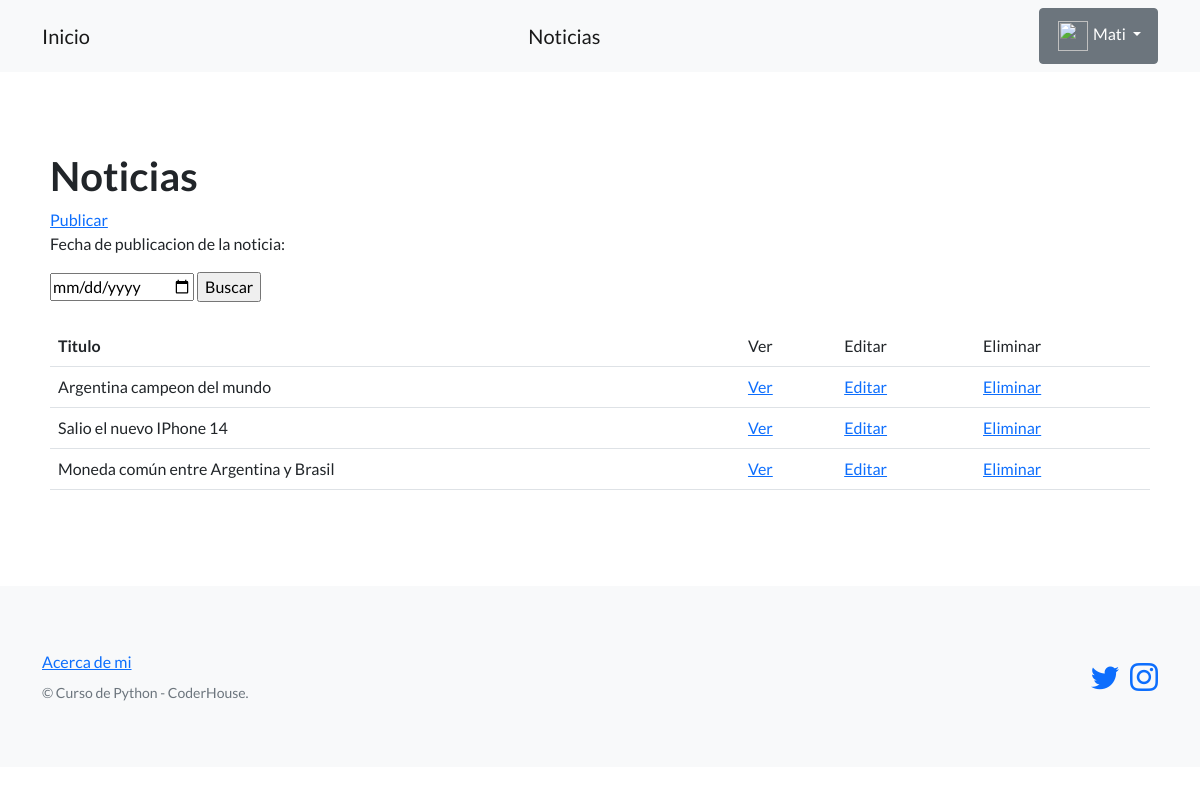
/pagina-blog/Noticias/ (signed in), run on an earlier commit of the app's database.
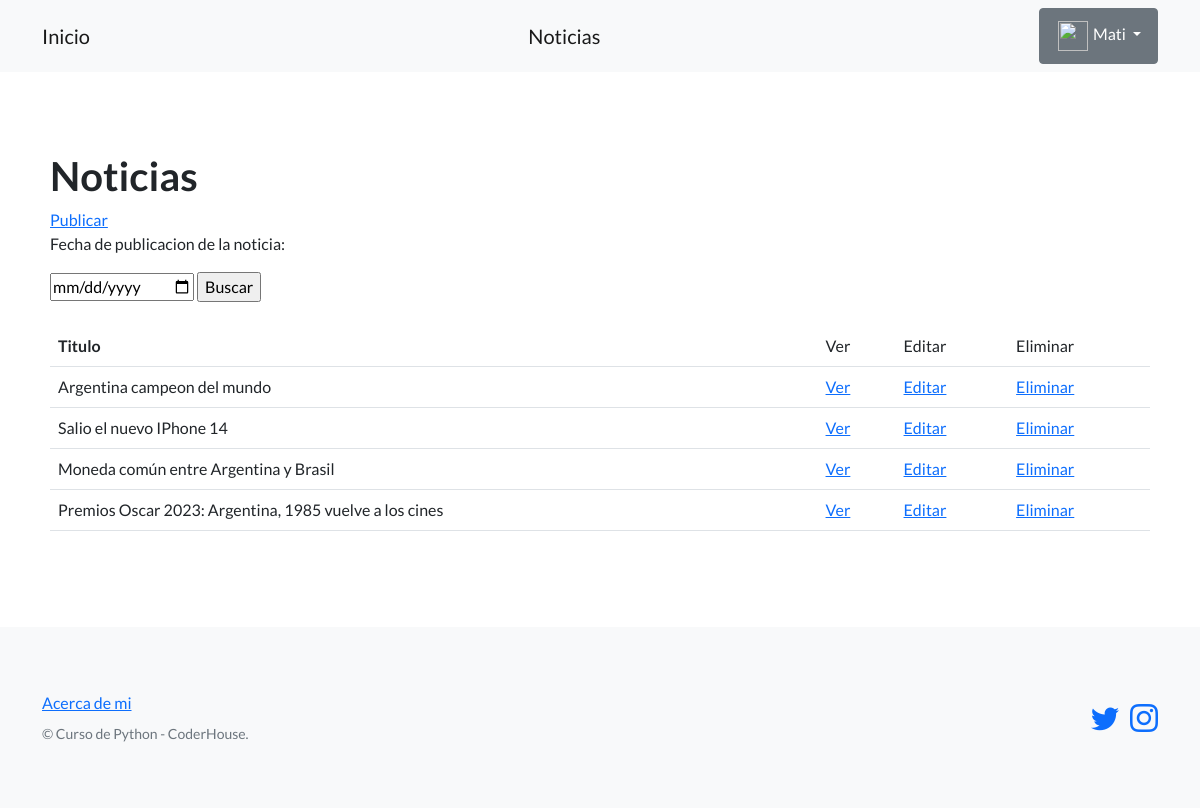
And on a later commit of the database.
### pagina_blog/models.py (models this page shows, shortened)
class Noticias(models.Model):
    titulo = models.CharField(max_length=256)
    subtitulo = models.CharField(max_length=1000)
    cuerpo = models.CharField(max_length=1000, null=True)
    fecha_publicacion = models.DateField(null=True)
    autor = models.CharField(max_length=64)

### pagina_blog/views.py (the view)
# urls.py: path('Noticias/', listar_noticias, name='listar_noticias'),
@login_required
def listar_noticias(request):
    contexto = {
        'noticias' : Noticias.objects.all()
    }
    return render(
        request = request,
        template_name = 'pagina_blog/lista_noticias.html',
        context = contexto
    )

### pagina_blog/templates/pagina_blog/lista_noticias.html (shortened to what this page needs)
{% extends "pagina_blog/base.html" %}
{% block contenido %}
<h1>Noticias</h1>
<a href="{% url 'publicar_noticias' %}">Publicar</a>
<br>
<form action="{% url 'buscar_noticias' %}" method="post">
    <p>Fecha de publicacion de la noticia:</p>
    <input type="date" name="fecha_publicacion" value='aaa-mm-dd'>
    <input type="submit" value="Buscar">
</form>
<br>
<table class="table">
    <tbody>
        <tr>
            <th>Titulo</th>
            <td>Ver</td>
            <td>Editar</td>
            <td>Eliminar</td>
        </tr>
        {% for noticia in noticias %}
        <tr>
            <td>{{ noticia.titulo }}</td>
            <td>
                <a href="{% url 'ver_noticia' noticia.id %}">Ver</a>
            </td>
            <td>
                <a href="{% url 'editar_noticia' noticia.id%}">Editar</a>
            </td>
            <td>
                <a href="{% url 'eliminar_noticia' noticia.id%}">Eliminar</a>
            </td>
        </tr>
        {% endfor %}
    </tbody>
</table>
{% endblock contenido %}

### pagina_blog/templates/pagina_blog/base.html (shortened to what this page needs)
{% load static %}
<!DOCTYPE html>
<html lang="en">
    <head>
        <link href="https://cdn.jsdelivr.net/npm/bootstrap-icons@1.5.0/font/bootstrap-icons.css" rel="stylesheet" type="text/css" />
        <link href="{% static 'css/styles.css' %}" rel="stylesheet" />
    </head>
    <body>
        <nav class="navbar navbar-light bg-light static-top">
            <div class="container">
                <a class="navbar-brand" href="{% url 'inicio' %}">Inicio</a>
                <a class="navbar-brand" href="{% url 'listar_noticias' %}">Noticias</a>
                {% if user.is_authenticated %}
                <div class="dropdown">
                    <button class="btn btn-secondary dropdown-toggle" type="button" data-bs-toggle="dropdown" aria-expanded="false">
                      <img src="{{ user.avatar.imagen.url }}" width="30" height="30" hspace="2"/>
                      <span>{{ user.username }}</span>
                    </button>
                  </div>
                {% else %}
                <a class="btn btn-secondary" href="{% url 'registro' %}">Registrarse</a>
                <a class="btn btn-primary" href="{% url 'login' %}">Iniciar sesion</a>
                {% endif %}
            </div>
        </nav>
        <section style="padding: 80px 50px;">
            {% block contenido %}
            {% endblock contenido %}
        </section>
        <footer class="footer bg-light">
            <div class="container">
                <div class="row">
                    <div class="col-lg-6 h-100 text-center text-lg-start my-auto">
                        <ul class="list-inline mb-2">
                            <li class="list-inline-item"><a href="{% url 'about' %}">Acerca de mi</a></li>
                        </ul>
                        <p class="text-muted small mb-4 mb-lg-0">&copy; Curso de Python - CoderHouse.</p>
                    </div>
                    <div class="col-lg-6 h-100 text-center text-lg-end my-auto">
                        <ul class="list-inline mb-0">
                            <li class="list-inline-item">
                                <a href="https://twitter.com/mateobuenoo"><i class="bi-twitter fs-3"></i></a>
                            </li>
                            <li class="list-inline-item">
                                <a href="https://www.instagram.com/matubueno/"><i class="bi-instagram fs-3"></i></a>
                            </li>
                        </ul>
                    </div>
                </div>
            </div>
        </footer>
    </body>
</html>

What changed in the data, as far as the page shows it:
added Noticias: titulo "Premios Oscar 2023: Argentina, 1985 vuelve a los cines"
